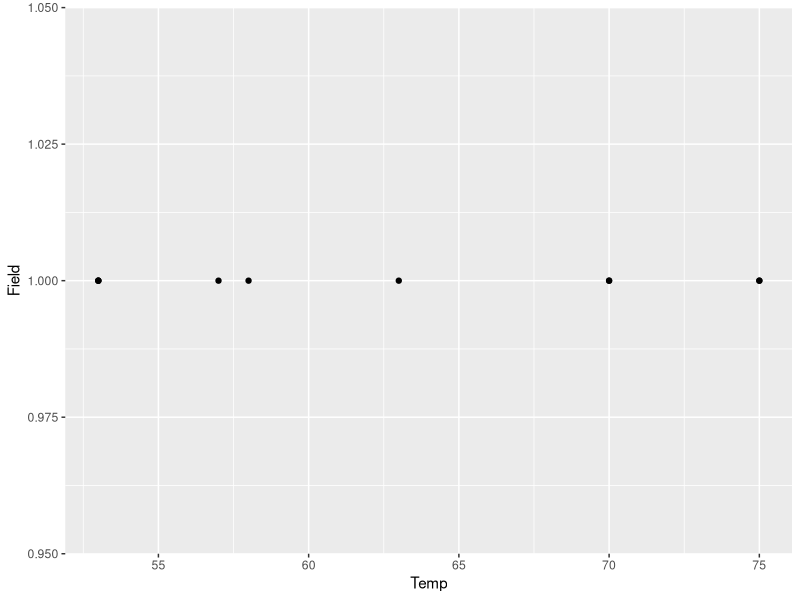
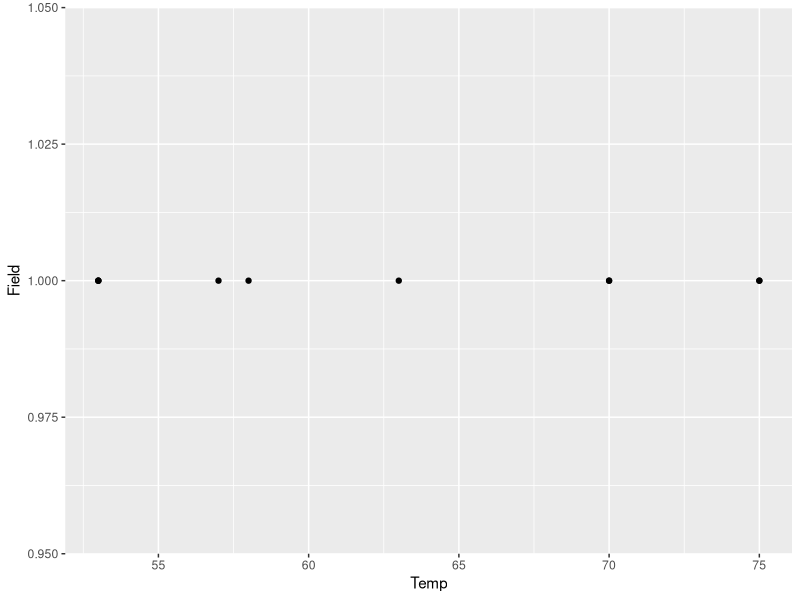
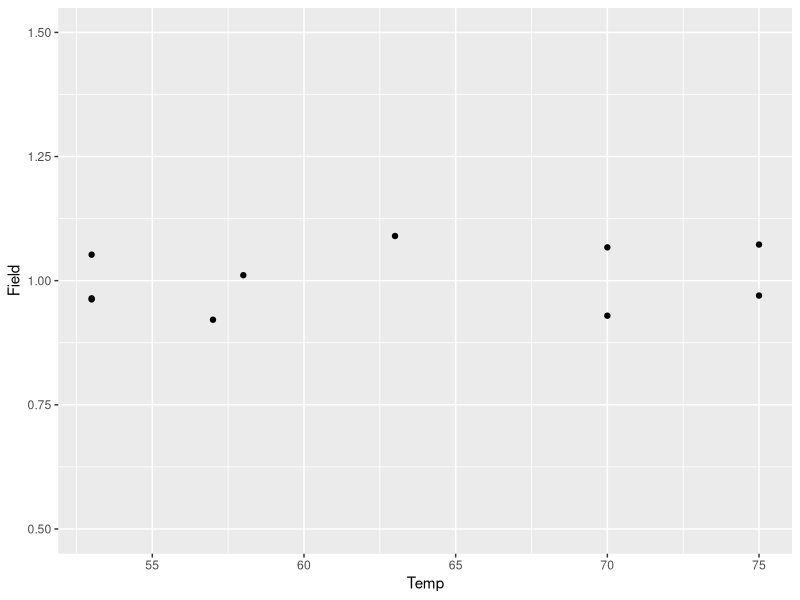
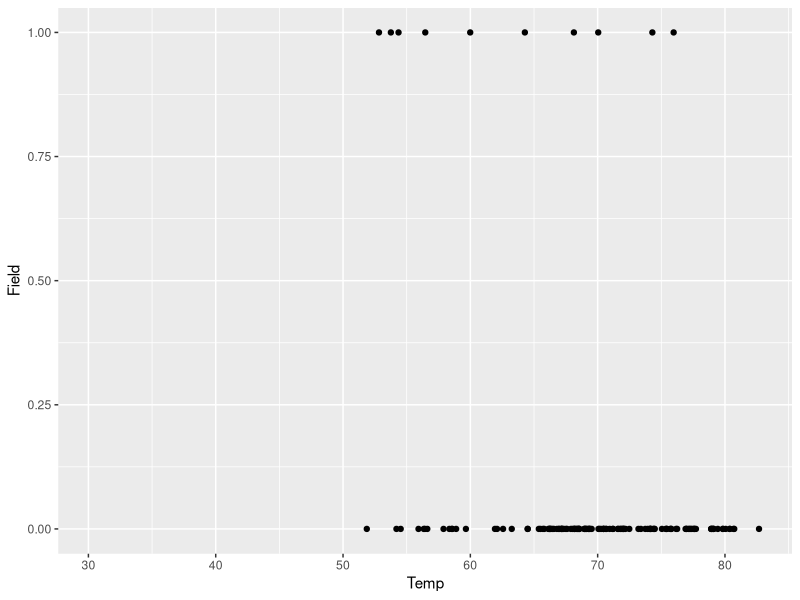
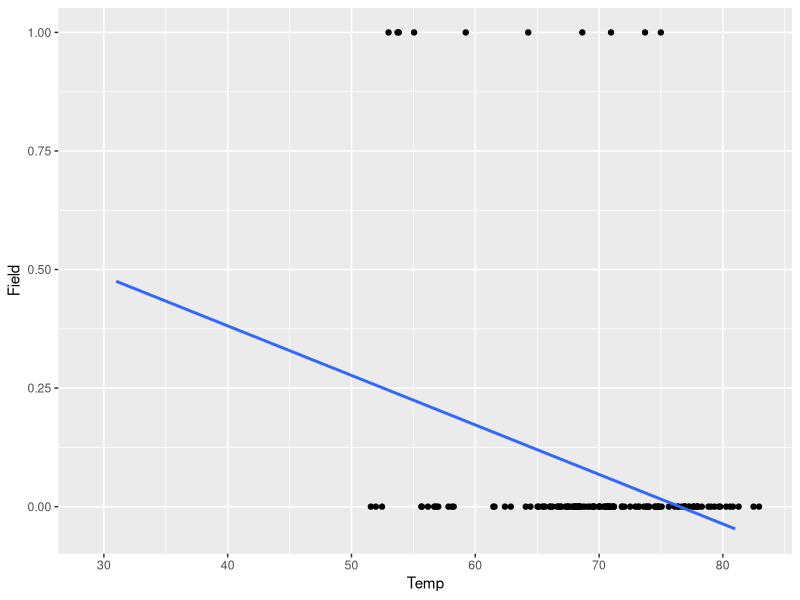
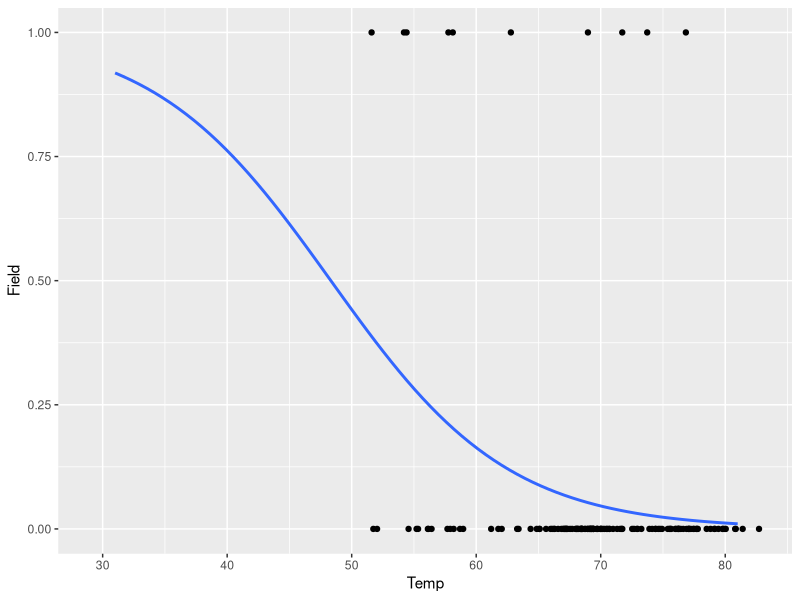
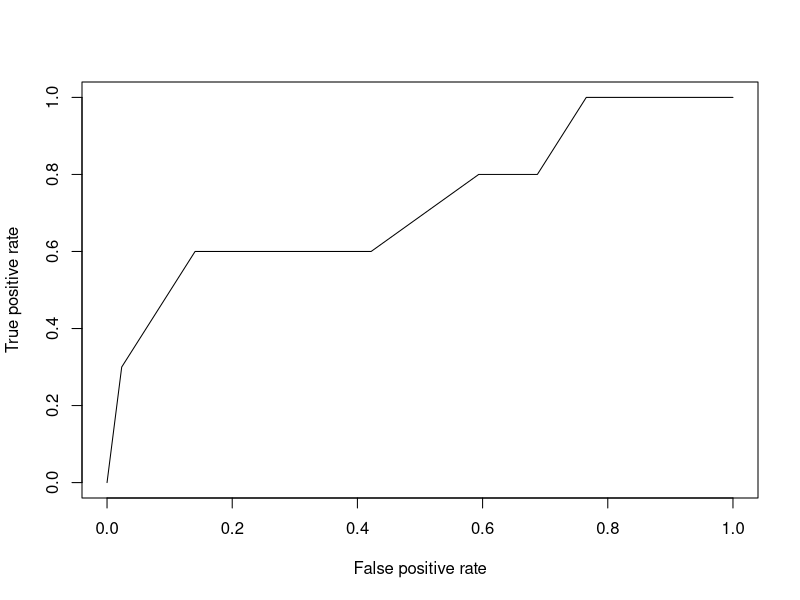
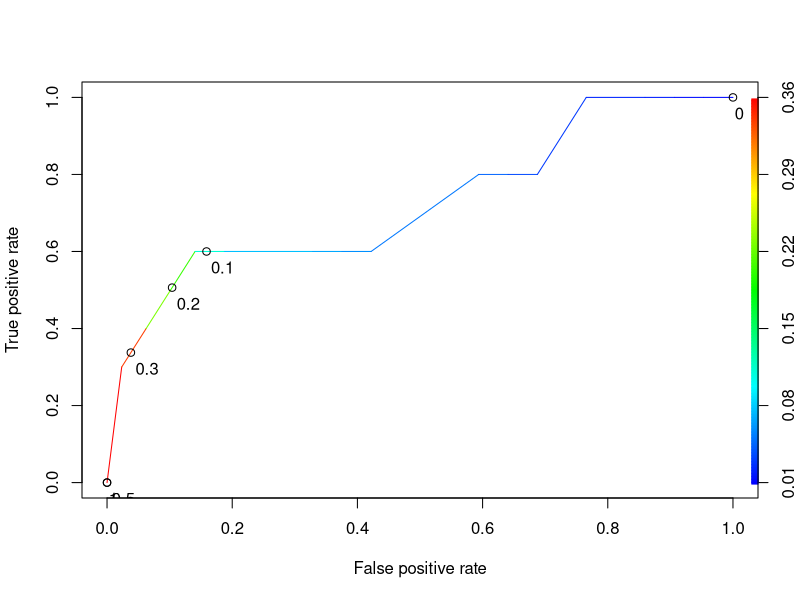

These figures' R source, in order:
## ---- chunk 1
orings <- read.csv("Orings.csv")
str(orings)
summary(orings)
## ---- chunk 2
tapply(orings$Field,orings$Flight,sum)
table(tapply(orings$Field,orings$Flight,sum))
## ---- chunk 3
library("ggplot2")
qplot(Temp,Field,data=orings[orings$Field>0,])
ggplot(orings[orings$Field>0,],aes(Temp,Field)) + geom_point(na.rm=T)
#gitter plot (Google later)
ggplot(orings[orings$Field>0,],aes(Temp,Field)) + geom_jitter(na.rm=T,width=0,height=0.1)+ylim(c(0.5,1.5))
# ggplot(orings[orings$Field>0,],aes(Temp,Field)) + geom_jitter(na.rm=T,width=2,height=0)+ylim(c(0.5,1.5))
ggplot(orings,aes(Temp,Field)) + geom_jitter(na.rm=T,height=0,width=2)
## ---- chunk 4
model1 <- lm(Field~Temp+Pres,data=orings)
summary(model1)
## ---- chunk 5
model2 <- lm(Field~Temp,data=orings)
summary(model2)
ggplot(orings,aes(Temp,Field)) + geom_jitter(na.rm=T,height=0,width=2) + 
  geom_smooth(method="lm",se=F,na.rm=T,fullrange=T)
## ---- chunk 6
model3 <- glm(Field~Temp+Pres,data=orings,family=binomial)
summary(model3)
## ---- chunk 7
model4 <- glm(Field~Temp,data=orings,family=binomial)
summary(model4)
## ---- chunk 8
model3$coefficients
model3$aic
## ---- chunk 9
model4$coefficients
model4$aic
## ---- chunk 10
predict(model4,newdata=orings[144,]) # predicts on log(odds) scale
predict(model4,newdata=orings[144,],type="response")
## ---- chunk 11
ggplot(orings,aes(Temp,Field)) + geom_jitter(na.rm=T,height=0,width=2) + geom_smooth(method="glm",se=F,na.rm=T,fullrange=T,method.args = list(family = "binomial"))
## ---- chunk 12
Pred <- predict(model4,newdata=orings,type="response")
t1<-table(Pred[1:138]>0.5,orings$Field[1:138])
t2<-table(Pred[1:138]>0.25,orings$Field[1:138])
t3<-table(Pred[1:138]>0.2,orings$Field[1:138])
t1
t2
t3
## ---- chunk 13
Spec_0.5<- 128/128
Sens_0.5<- 0/10
Acc_0.5<- 128/138
Spec_0.5
Sens_0.5
Acc_0.5
Spec_0.25<- t2[1,1]/sum(t2[,1])
Sens_0.25<- t2[2,2]/sum(t2[,2])
Acc_0.5<- (t2[1,1]+t2[2,2])/sum(t2)
Spec_0.25
Sens_0.25
Acc_0.5
Spec_0.2<- t3[1,1]/sum(t2[,1])
Sens_0.2<- t3[2,2]/sum(t3[,2])
Acc_0.5<-(t3[1,1]+t2[2,2])/sum(t3)
Spec_0.2
Sens_0.2
Acc_0.5
## ---- chunk 14
#install.packages("ROCR")
library(ROCR)
ROCRpred <- prediction(Pred[1:138],orings$Field[1:138])
ROCRperf <- performance(ROCRpred,x.measure="fpr",measure="tpr")
plot(ROCRperf)
plot(ROCRperf, colorize=T,print.cutoffs.at=c(0,0.1,0.2,0.3,0.5,1), text.adj=c(-0.2,1.7))
as.numeric(performance(ROCRpred,measure="auc")@y.values)
